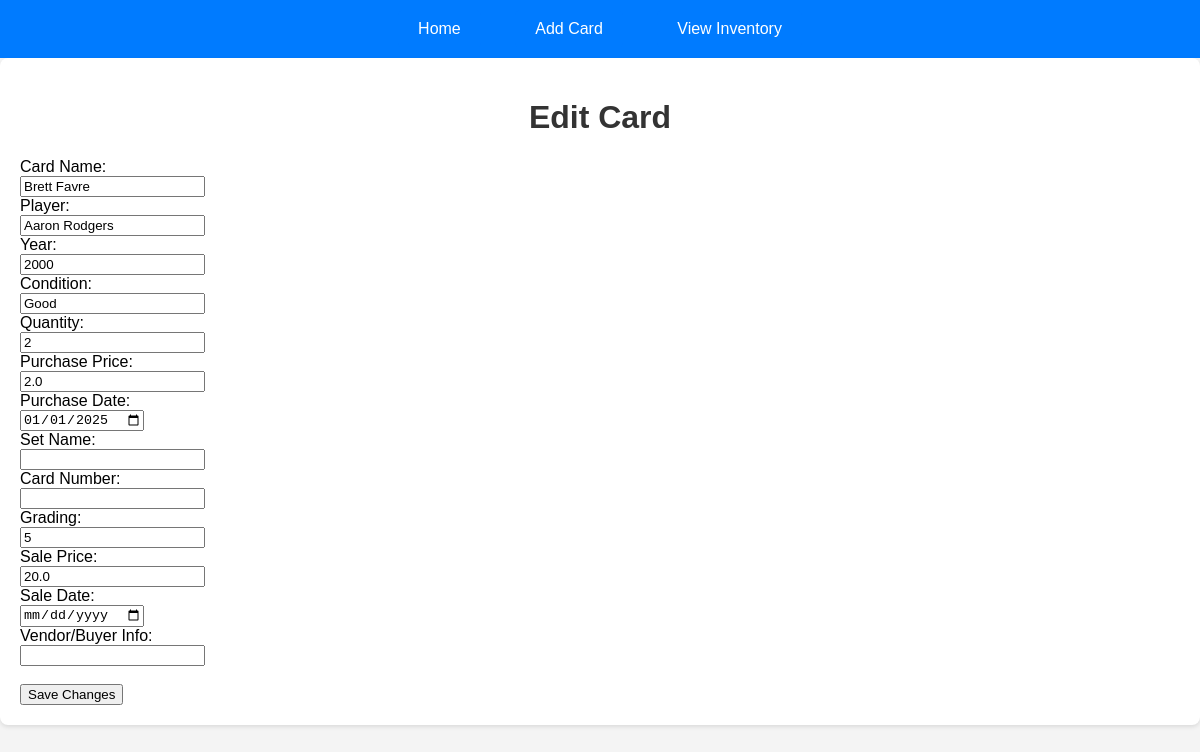
The page /edit/3 on the database its author committed.
### tables this page shows
CREATE TABLE inventory (
            id INTEGER PRIMARY KEY AUTOINCREMENT,
            card_name TEXT NOT NULL,
            player TEXT,
            year INTEGER,
            condition TEXT,
            quantity INTEGER DEFAULT 1,
            purchase_price REAL,
            purchase_date TEXT,
            set_name TEXT,
            card_number TEXT,
            grading TEXT,
            sale_price REAL,
            sale_date TEXT,
            vendor_or_buyer TEXT
        );

### CardInventory.py (the view, shortened to what this page needs)
@app.route('/edit/<int:id>', methods=['GET', 'POST'])
def edit_card(id):
    conn = sqlite3.connect('inventory.db')
    cursor = conn.cursor()
    cursor.execute('SELECT * FROM inventory WHERE id = ?', (id,))
    card = cursor.fetchone()
    conn.close()
    return render_template('edit_card.html', card=card)

### Templates/edit_card.html (shortened to what this page needs)
{% extends "base.html" %}
{% block content %}
<h1>Edit Card</h1>
<form method="POST">
    <label>Card Name:</label><br>
    <input type="text" name="card_name" value="{{ card[1] }}" required><br>
    <label>Player:</label><br>
    <input type="text" name="player" value="{{ card[2] }}"><br>
    <label>Year:</label><br>
    <input type="number" name="year" value="{{ card[3] }}"><br>
    <label>Condition:</label><br>
    <input type="text" name="condition" value="{{ card[4] }}"><br>
    <label>Quantity:</label><br>
    <input type="number" name="quantity" value="{{ card[5] }}"><br>
    <label>Purchase Price:</label><br>
    <input type="number" name="purchase_price" step="0.01" value="{{ card[6] }}"><br>
    <label>Purchase Date:</label><br>
    <input type="date" name="purchase_date" value="{{ card[7] }}"><br>
    <label>Set Name:</label><br>
    <input type="text" name="set_name" value="{{ card[8] }}"><br>
    <label>Card Number:</label><br>
    <input type="text" name="card_number" value="{{ card[9] }}"><br>
    <label>Grading:</label><br>
    <input type="text" name="grading" value="{{ card[10] }}"><br>
    <label>Sale Price:</label><br>
    <input type="number" name="sale_price" step="0.01" value="{{ card[11] }}"><br>
    <label>Sale Date:</label><br>
    <input type="date" name="sale_date" value="{{ card[12] }}"><br>
    <label>Vendor/Buyer Info:</label><br>
    <input type="text" name="vendor_or_buyer" value="{{ card[13] }}"><br><br>
    <button type="submit">Save Changes</button>
</form>
{% endblock %}

### Static/styles.css (style rules this page uses)
body { font-family: Arial, sans-serif; background-color: #f4f4f4; margin: 0; padding: 0; }
h1, h2 { text-align: center; color: #333; }

### rows shown on the page
inventory: card_name "Brett Favre", player "Aaron Rodgers", year "2000", condition "Good", quantity "2", purchase_price "2.0", purchase_date "01/01/2025", grading "5", sale_price "20.0"
